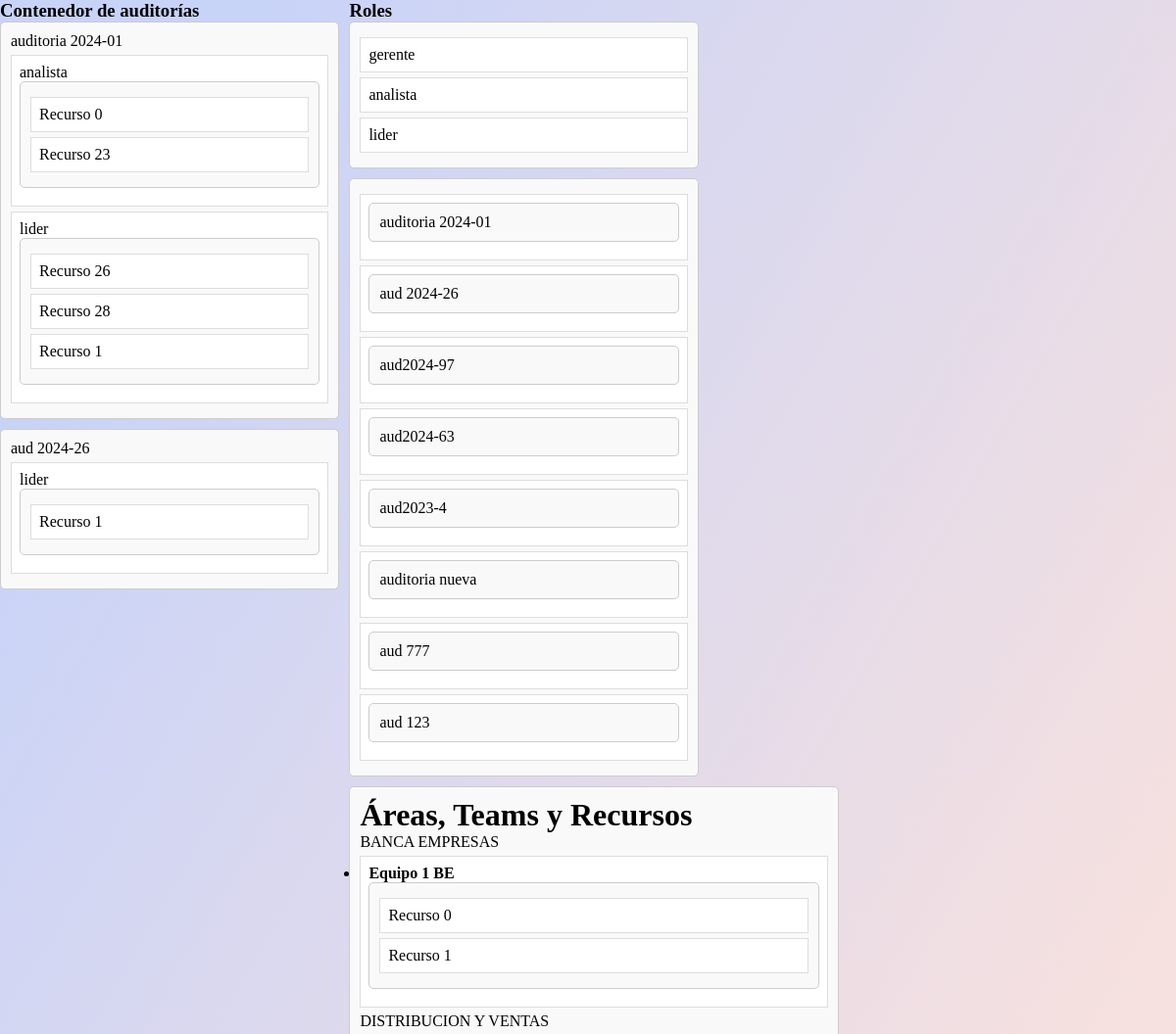
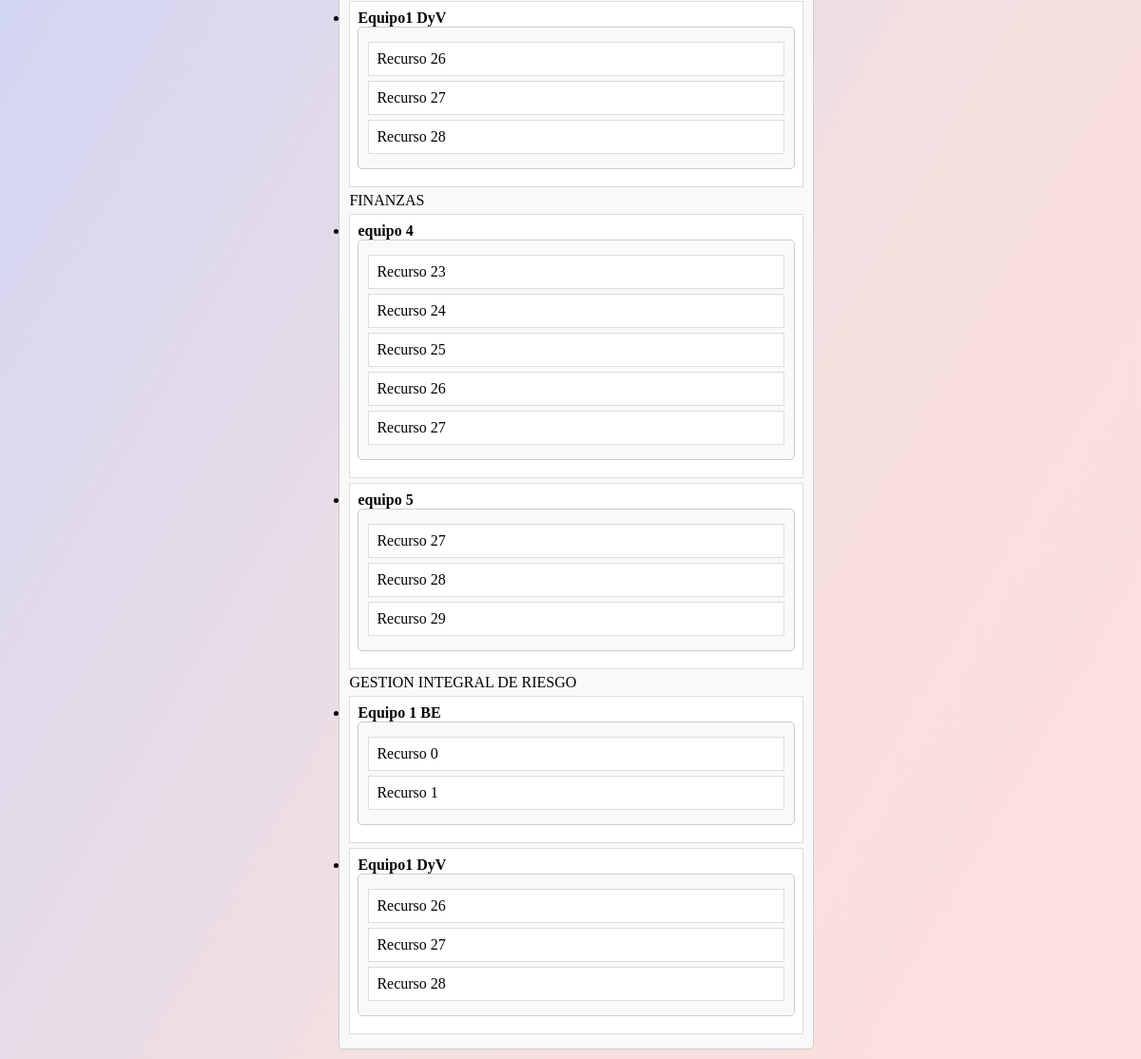
The page /sortabblejs/ on the database its author committed (2 pictures, top to bottom).
### base_app/models.py (models this page shows, shortened)
class Auditoria(models.Model):
    nombre = models.CharField(max_length=100)
    recursos = models.ManyToManyField('Recursos', related_name='auditorias')

class Roles(models.Model):
    nombre = models.CharField(max_length=100)

class Recursos(models.Model):
    nombre = models.CharField(max_length=100)

class Areas(models.Model):
    nombre = models.CharField(max_length=100)
    descripcion = models.CharField(max_length=255)
    team = models.ManyToManyField('Teams', related_name='area')

class Teams(models.Model):
    nombre_team = models.CharField(max_length=100)
    descripcion = models.CharField(max_length=255)
    recursos = models.ManyToManyField('Recursos',related_name='teams')
    integrantes = models.CharField(max_length=100)

### base_app/views.py (the view)
# urls.py: path('sortabblejs/', sortabblejs, name='sortabblejs'),
def sortabblejs(request):
    auditorias = Auditoria.objects.all()
    roles = Roles.objects.all()
    areas = Areas.objects.prefetch_related('team__recursos').all()
    asignaciones = AuditoriaRolesRecursos.objects.select_related('auditoria', 'recurso', 'rol')
    auditoria_dict = {}
    for asignacion in asignaciones:
        auditoria_nombre = asignacion.auditoria.nombre
        rol_nombre = asignacion.rol.nombre
        recurso_nombre = asignacion.recurso.nombre
        auditoria_id = asignacion.auditoria.id
        rol_id = asignacion.rol.id
        recurso_id = asignacion.recurso.id
        if auditoria_nombre not in auditoria_dict:
            auditoria_dict[auditoria_nombre] = {
                'id': str(auditoria_id),
                'roles': {}
            }
        if rol_nombre not in auditoria_dict[auditoria_nombre]['roles']:
            auditoria_dict[auditoria_nombre]['roles'][rol_nombre] = {
                'id': str(rol_id),
                'recursos': []
            }
        auditoria_dict[auditoria_nombre]['roles'][rol_nombre]['recursos'].append({
            'nombre': recurso_nombre,
            'id': str(recurso_id)
        })
    print('\n\n')
    print(auditoria_dict)
    print('\n\n')
    context = {
        'auditorias': auditorias,
        'roles': roles,
        'areas': areas,
        'asignaciones': auditoria_dict,  # Cambia a la nueva estructura
    }
    return render(request, 'sortablejs.html', context)

### base_app/templates/sortablejs.html (shortened to what this page needs)
{% load static %}
<!DOCTYPE html>
<html lang="en">
<head>
    <link rel="stylesheet" href="{% static 'css/styles.css' %}">
</head>
<body>
    <div class="sortable-container">
        <div class="left-sortable-container">
            <h3>Contenedor de auditorías</h3>
            <ul id="contenedor-auditorias" class="audit-nested-list">
                {% for auditoria_nombre, auditoria_data in asignaciones.items %}
                    <li data-id="{{ auditoria_data.id }}">
                        <ul class="auditoria-rol-recurso-call sortable-list">
                            {{ auditoria_nombre }}
                            {% for rol_nombre, rol_data in auditoria_data.roles.items %}
                                <li data-role-id="{{ rol_data.id }}">
                                    {{ rol_nombre }}
                                    <ul class="nested-list empleados">
                                        {% for recurso in rol_data.recursos %}
                                            <li data-employee-id="{{ recurso.id }}">
                                                {{ recurso.nombre }}
                                            </li>
                                        {% endfor %}
                                    </ul>
                                </li>
                            {% endfor %}
                        </ul>
                    </li>
                {% endfor %}
            </ul>
        </div>
        <div class="right-sortable-container">
            <h3>Roles</h3>
            <ul id="roles" class="sortable-list">
                {% for rol in roles %}
                    <li data-role-id="{{ rol.id }}">{{ rol.nombre }}</li>
                {% endfor %}
            </ul>
            <ul id="auditorias" class="sortable-list">
                {% for i in auditorias %}
                    <li data-id="{{ i.id }}" >
                        <ul class="auditoria sortable-list">{{ i.nombre }}</ul>
                    </li>
                {% endfor %}
            </ul>
            <div class="middle-sortable-container">
                <li class="sortable-list area-team-recursos">
                    <h1>Áreas, Teams y Recursos</h1>
                    {% for area in areas %}
                        <ul>{{ area.nombre }}</ul>
                        <ul>
                            {% for team in area.team.all %}
                                <li>
                                    <strong>{{ team.nombre_team }}</strong>
                                    <ul class="empleados sortable-list">
                                        {% for recurso in team.recursos.all %}
                                            <li data-employee-id="{{ recurso.id }}">{{ recurso.nombre }}</li>
                                        {% empty %}
                                            No hay recursos asignados
                                        {% endfor %}
                                    </ul>
                                </li>
                            {% empty %}
                                No hay equipos en esta área
                            {% endfor %}
                        </ul>
                    {% endfor %}
                </li>
            </div>
        </div>
    </div>
</body>
</html>

### base_app/static/css/styles.css (style rules this page uses)
* { box-sizing: border-box; margin: 0; padding: 0; }
html { height: 100%; }
body { min-height: 100%; background: linear-gradient(120deg,#C8D3F8 11%,#F5E0E0 69%,#FFDEDE 100%) ; }
.sortable-container { width: 90vw; display: flex; flex-direction: row; }
#contenedor-auditorias { margin-right: 10px; }
.left-sortable-container, .middle-sortable-container, .right-sortable-container { width: 33%; }
.sortable-list, .nested-list { list-style-type: none; padding: 0; margin: 0; background-color: #f9f9f9; border: 1px solid #ccc; margin-bottom: 10px; padding: 10px; border-radius: 5px; }
.sortable-list li, .nested-list li { padding: 8px; margin: 5px 0; background-color: #fff; border: 1px solid #ddd; cursor: grab; }
.area-team-recursos { width: 500px; }

### rows shown on the page
Auditoria: asignaciones "auditoria 2024-01", nombre "auditoria 2024-01"
Roles: roles "analista", nombre "analista"
Recursos: nombre "Recurso 0", nombre "Recurso 0"
Recursos: nombre "Recurso 23", nombre "Recurso 23"
Roles: roles "lider" "lider", nombre "lider"
Recursos: nombre "Recurso 26", nombre "Recurso 26"
Recursos: nombre "Recurso 28", nombre "Recurso 28"
Recursos: nombre "Recurso 1" "Recurso 1", nombre "Recurso 1"
Auditoria: asignaciones "aud 2024-26", nombre "aud 2024-26"
Roles: nombre "gerente"
Auditoria: nombre "aud2024-97"
Auditoria: nombre "aud2024-63"
Auditoria: nombre "aud2023-4"
Auditoria: nombre "auditoria nueva"
Auditoria: nombre "aud 777"
Auditoria: nombre "aud 123"
Areas: nombre "BANCA EMPRESAS"
Teams: nombre_team "Equipo 1 BE"
Areas: nombre "DISTRIBUCION Y VENTAS"
Teams: nombre_team "Equipo1 DyV"
Recursos: nombre "Recurso 27"
Areas: nombre "FINANZAS"
Teams: nombre_team "equipo 4"
Recursos: nombre "Recurso 24"
Recursos: nombre "Recurso 25"
Teams: nombre_team "equipo 5"
Recursos: nombre "Recurso 29"
Areas: nombre "GESTION INTEGRAL DE RIESGO"
